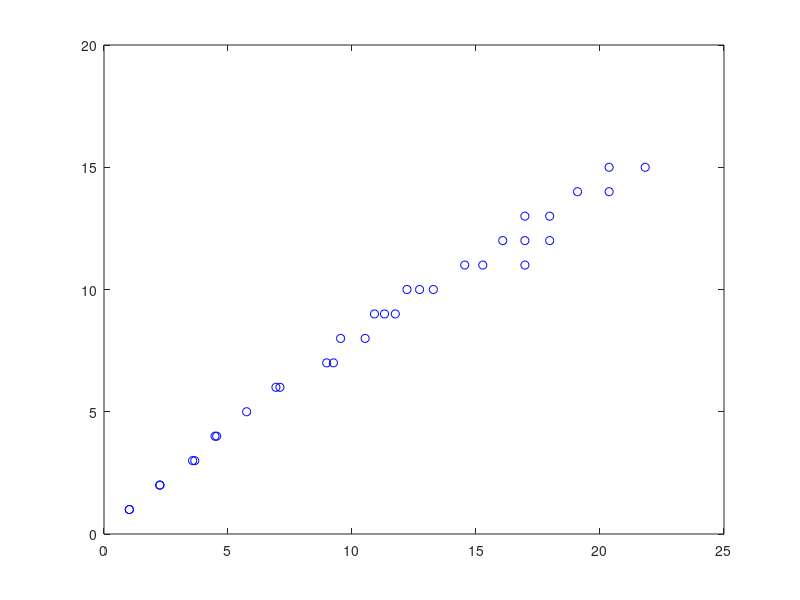

MATLAB code for this plot: (Note: this script raises an error after producing the figure.)
%X = [0.967242 1.90476 1.93548 1.96721 2 2.7907 2.85714 4.13793 4.28571  5.71429 6 6 6.31579 6.66667 7.05882 7.5 8 8.57143 8.57143 9.23077 9.23077 10 10 10.9091 10.9091 12 13.3333 15 15 15 17.1429 17.1429  17.1429 20 20 24 ];
%Y = [1 2 2 2 2 3 3 4 4 5 5 6 6 6 7 7 7 7 8 8 9 10 9 9 10 10 11 11 12 13 12 13 14 13 14 15];
X =  [1.01809 1.02232 2.24374 2.26116 3.5718 3.65897 4.47517 4.54255 5.75115 6.93243 7.09471 8.9783 9.25092 9.54056 10.5292 10.9058 11.3103 11.7459 12.2163 12.7258 13.2797 14.5456 15.2734 16.0778 16.9716 16.9716 16.9716 17.9705 17.9705 19.0942 20.3676 20.3676 21.823];
Y = [1 1 2 2 3 3 4 4 5 6 6 7 7 8 8 9 9 9 10 10 10 11 11 12 11 12 13 12 13 14 14 15 15];

n = size(X,2);
k = size(Y,2);

plot(X,Y,'bo')


[p P] = MMQ(X,Y,2);

p
%C = P(1).*ones(1,36) +P(2).*X + P(3).*X.*X + P(4).*X.*X.*X;
C = P(1).*ones(1,33) +P(2).*X + P(3).*X.*X;
%C = P(1).*ones(1,33) +P(2).*X;

hold
plot(X,C)

%X = 0.5
%C = P(1) +P(2).*X + P(3).*X.*X + P(4).*X.*X.*X

